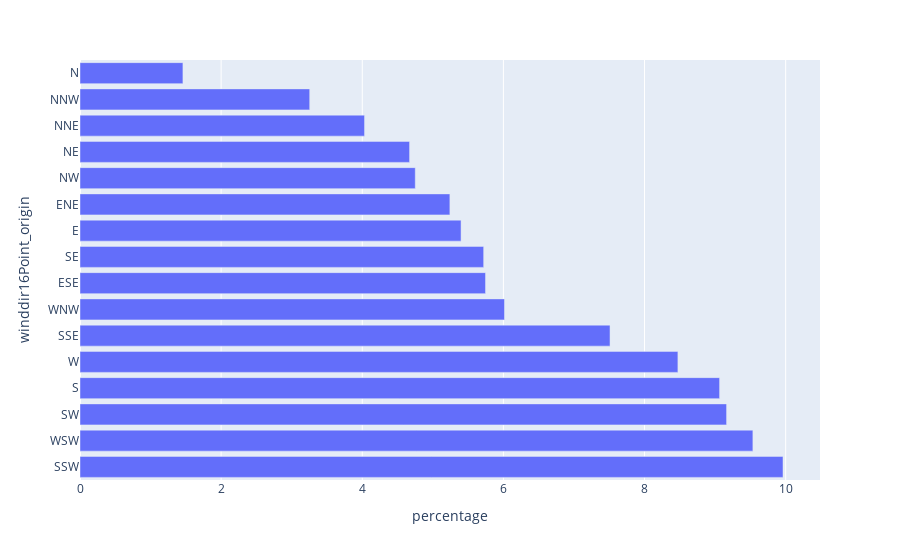
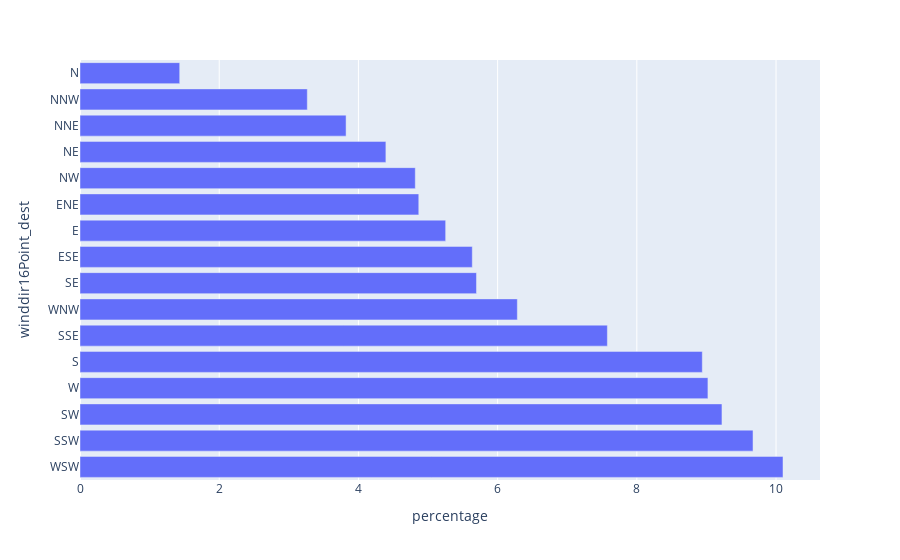
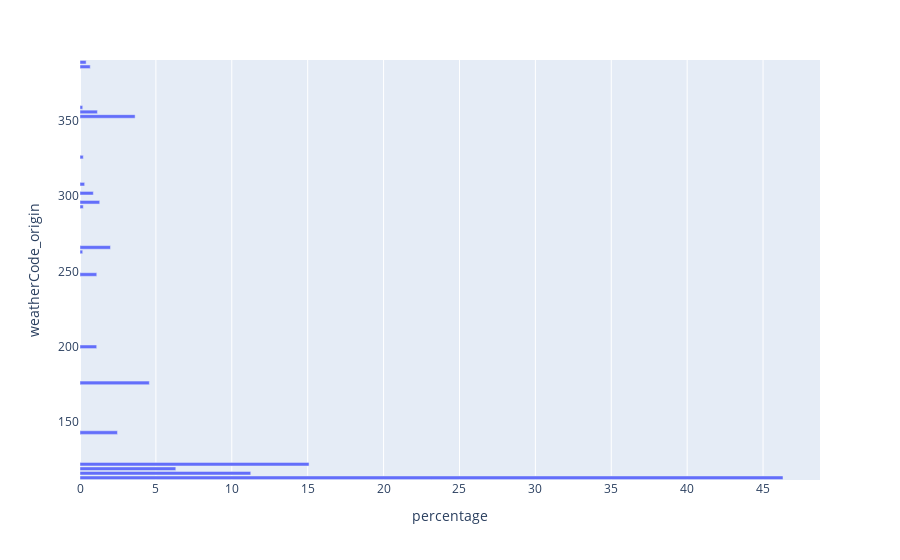
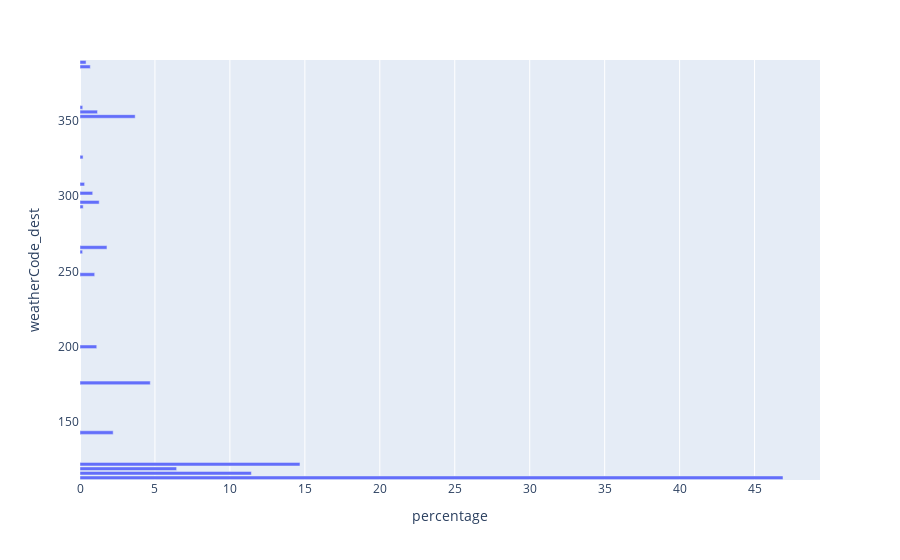

The notebook cell saved with these charts, in order:
### Code cell
for i in catagorical_varible:
    fig = px.bar(data, x=data[i].value_counts(normalize=True)[:20].mul(100).values.tolist(), y=data[i].value_counts(normalize=True)[:20].mul(100).index.tolist(), orientation='h')
    fig.update_xaxes(title_text='percentage')
    fig.update_yaxes(title_text=i)
    fig.show()

### Figure 1 — Plotly figure (JSON) as saved in the notebook; plotly's stock layout.template omitted (floating-point values rounded to 4 significant figures)
{"data": [{"alignmentgroup": "True", "hovertemplate": "x=%{x}<br>y=%{y}<extra></extra>", "legendgroup": "", "marker": {"color": "#636efa"}, "name": "", "offsetgroup": "", "orientation": "h", "showlegend": false, "textposition": "auto", "type": "bar", "x": [9.962, 9.536, 9.163, 9.064, 8.473, 7.511, 6.015, 5.747, 5.72, 5.4, 5.242, 4.751, 4.67, 4.032, 3.255, 1.459], "xaxis": "x", "y": ["SSW", "WSW", "SW", "S", "W", "SSE", "WNW", "ESE", "SE", "E", "ENE", "NW", "NE", "NNE", "NNW", "N"], "yaxis": "y"}], "layout": {"barmode": "relative", "legend": {"tracegroupgap": 0}, "margin": {"t": 60}, "xaxis": {"anchor": "y", "domain": [0, 1], "title": {"text": "percentage"}}, "yaxis": {"anchor": "x", "domain": [0, 1], "title": {"text": "winddir16Point_origin"}}}}

### Figure 2 — Plotly figure (JSON) as saved in the notebook; plotly's stock layout.template omitted (floating-point values rounded to 4 significant figures)
{"data": [{"alignmentgroup": "True", "hovertemplate": "x=%{x}<br>y=%{y}<extra></extra>", "legendgroup": "", "marker": {"color": "#636efa"}, "name": "", "offsetgroup": "", "orientation": "h", "showlegend": false, "textposition": "auto", "type": "bar", "x": [10.1, 9.669, 9.223, 9.021, 8.941, 7.577, 6.283, 5.696, 5.636, 5.253, 4.867, 4.817, 4.395, 3.823, 3.266, 1.433], "xaxis": "x", "y": ["WSW", "SSW", "SW", "W", "S", "SSE", "WNW", "SE", "ESE", "E", "ENE", "NW", "NE", "NNE", "NNW", "N"], "yaxis": "y"}], "layout": {"barmode": "relative", "legend": {"tracegroupgap": 0}, "margin": {"t": 60}, "xaxis": {"anchor": "y", "domain": [0, 1], "title": {"text": "percentage"}}, "yaxis": {"anchor": "x", "domain": [0, 1], "title": {"text": "winddir16Point_dest"}}}}

### Figure 3 — Plotly figure (JSON) as saved in the notebook; plotly's stock layout.template omitted (floating-point values rounded to 4 significant figures)
{"data": [{"alignmentgroup": "True", "hovertemplate": "x=%{x}<br>y=%{y}<extra></extra>", "legendgroup": "", "marker": {"color": "#636efa"}, "name": "", "offsetgroup": "", "orientation": "h", "showlegend": false, "textposition": "auto", "type": "bar", "x": [46.31, 15.09, 11.25, 6.311, 4.568, 3.631, 2.468, 2.007, 1.298, 1.148, 1.105, 1.101, 0.8783, 0.6748, 0.4041, 0.3071, 0.2167, 0.2164, 0.1801, 0.1785], "xaxis": "x", "y": [113, 122, 116, 119, 176, 353, 143, 266, 296, 356, 248, 200, 302, 386, 389, 308, 326, 293, 359, 263], "yaxis": "y"}], "layout": {"barmode": "relative", "legend": {"tracegroupgap": 0}, "margin": {"t": 60}, "xaxis": {"anchor": "y", "domain": [0, 1], "title": {"text": "percentage"}}, "yaxis": {"anchor": "x", "domain": [0, 1], "title": {"text": "weatherCode_origin"}}}}

### Figure 4 — Plotly figure (JSON) as saved in the notebook; plotly's stock layout.template omitted (floating-point values rounded to 4 significant figures)
{"data": [{"alignmentgroup": "True", "hovertemplate": "x=%{x}<br>y=%{y}<extra></extra>", "legendgroup": "", "marker": {"color": "#636efa"}, "name": "", "offsetgroup": "", "orientation": "h", "showlegend": false, "textposition": "auto", "type": "bar", "x": [46.9, 14.67, 11.43, 6.447, 4.688, 3.681, 2.213, 1.799, 1.28, 1.168, 1.118, 0.98, 0.8472, 0.6867, 0.4045, 0.3074, 0.2143, 0.2051, 0.1826, 0.1738], "xaxis": "x", "y": [113, 122, 116, 119, 176, 353, 143, 266, 296, 356, 200, 248, 302, 386, 389, 308, 293, 326, 359, 263], "yaxis": "y"}], "layout": {"barmode": "relative", "legend": {"tracegroupgap": 0}, "margin": {"t": 60}, "xaxis": {"anchor": "y", "domain": [0, 1], "title": {"text": "percentage"}}, "yaxis": {"anchor": "x", "domain": [0, 1], "title": {"text": "weatherCode_dest"}}}}
